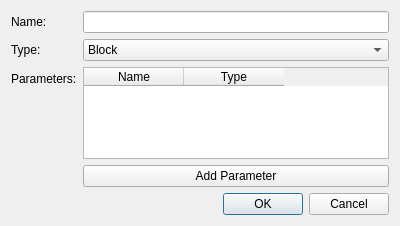
<?xml version="1.0" encoding="UTF-8"?>
<ui version="4.0">
 <class>ScratchNewFunctionDialog</class>
 <widget class="QDialog" name="ScratchNewFunctionDialog">
  <property name="geometry">
   <rect>
    <x>0</x>
    <y>0</y>
    <width>400</width>
    <height>226</height>
   </rect>
  </property>
  <property name="windowTitle">
   <string>New Function</string>
  </property>
  <layout class="QFormLayout" name="formLayout">
   <item row="0" column="0">
    <widget class="QLabel" name="label">
     <property name="text">
      <string>Name:</string>
     </property>
    </widget>
   </item>
   <item row="0" column="1">
    <widget class="QLineEdit" name="name"/>
   </item>
   <item row="5" column="0" colspan="2">
    <widget class="QDialogButtonBox" name="buttonBox">
     <property name="orientation">
      <enum>Qt::Horizontal</enum>
     </property>
     <property name="standardButtons">
      <set>QDialogButtonBox::Cancel|QDialogButtonBox::Ok</set>
     </property>
    </widget>
   </item>
   <item row="2" column="0">
    <widget class="QLabel" name="label_2">
     <property name="text">
      <string>Parameters:</string>
     </property>
    </widget>
   </item>
   <item row="2" column="1">
    <widget class="QTableWidget" name="parameters">
     <column>
      <property name="text">
       <string>Name</string>
      </property>
     </column>
     <column>
      <property name="text">
       <string>Type</string>
      </property>
     </column>
    </widget>
   </item>
   <item row="3" column="1">
    <widget class="QPushButton" name="addParameterButton">
     <property name="text">
      <string>Add Parameter</string>
     </property>
    </widget>
   </item>
   <item row="1" column="1">
    <widget class="QComboBox" name="type">
     <item>
      <property name="text">
       <string>Block</string>
      </property>
     </item>
     <item>
      <property name="text">
       <string>Number</string>
      </property>
     </item>
     <item>
      <property name="text">
       <string>Condition</string>
      </property>
     </item>
     <item>
      <property name="text">
       <string>Point</string>
      </property>
     </item>
    </widget>
   </item>
   <item row="1" column="0">
    <widget class="QLabel" name="label_3">
     <property name="text">
      <string>Type:</string>
     </property>
    </widget>
   </item>
  </layout>
 </widget>
 <resources/>
 <connections>
  <connection>
   <sender>buttonBox</sender>
   <signal>accepted()</signal>
   <receiver>ScratchNewFunctionDialog</receiver>
   <slot>accept()</slot>
   <hints>
    <hint type="sourcelabel">
     <x>248</x>
     <y>254</y>
    </hint>
    <hint type="destinationlabel">
     <x>157</x>
     <y>274</y>
    </hint>
   </hints>
  </connection>
  <connection>
   <sender>buttonBox</sender>
   <signal>rejected()</signal>
   <receiver>ScratchNewFunctionDialog</receiver>
   <slot>reject()</slot>
   <hints>
    <hint type="sourcelabel">
     <x>316</x>
     <y>260</y>
    </hint>
    <hint type="destinationlabel">
     <x>286</x>
     <y>274</y>
    </hint>
   </hints>
  </connection>
 </connections>
</ui>
